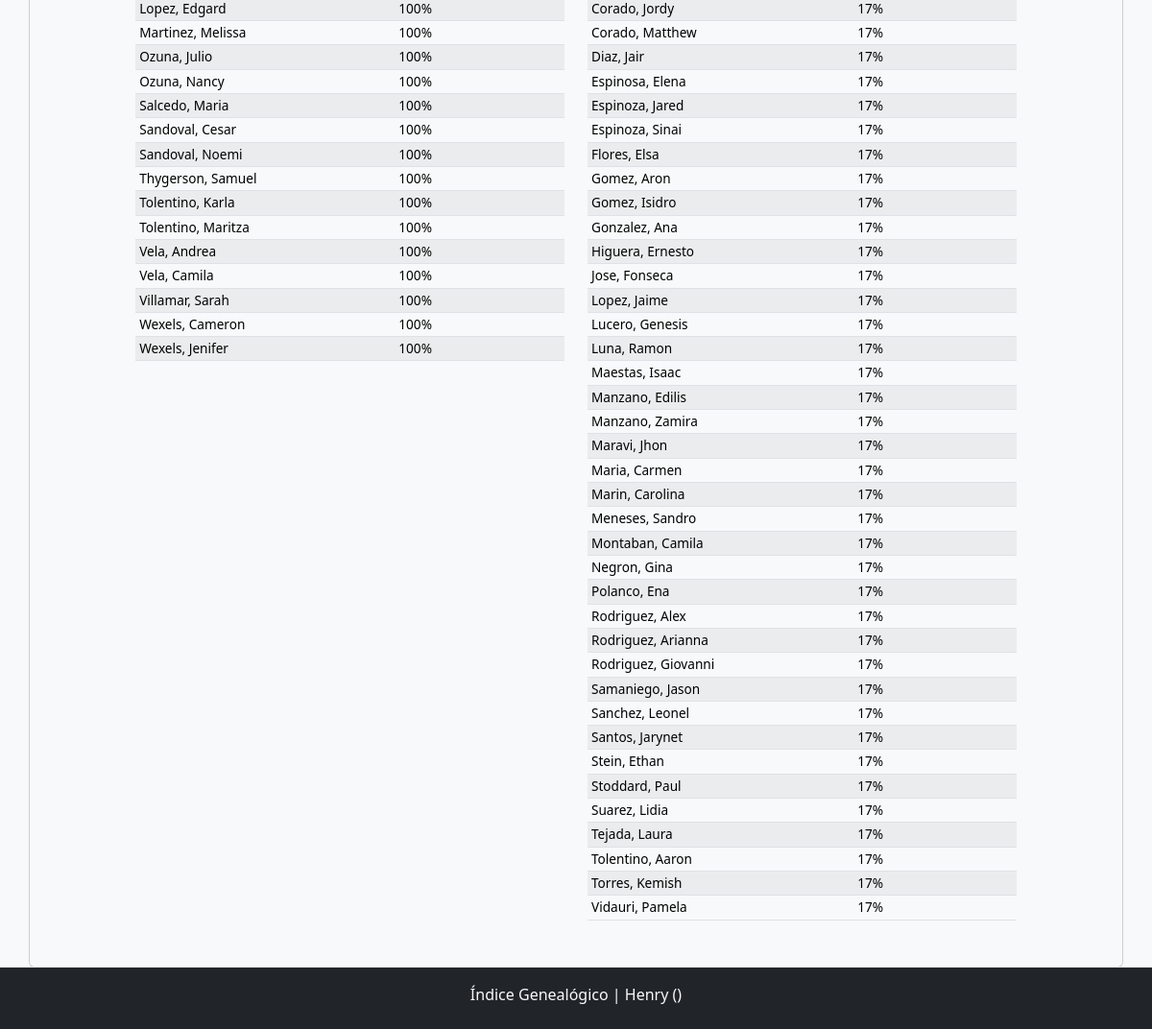
Before: /stats (signed in, lower part) with the older database file.
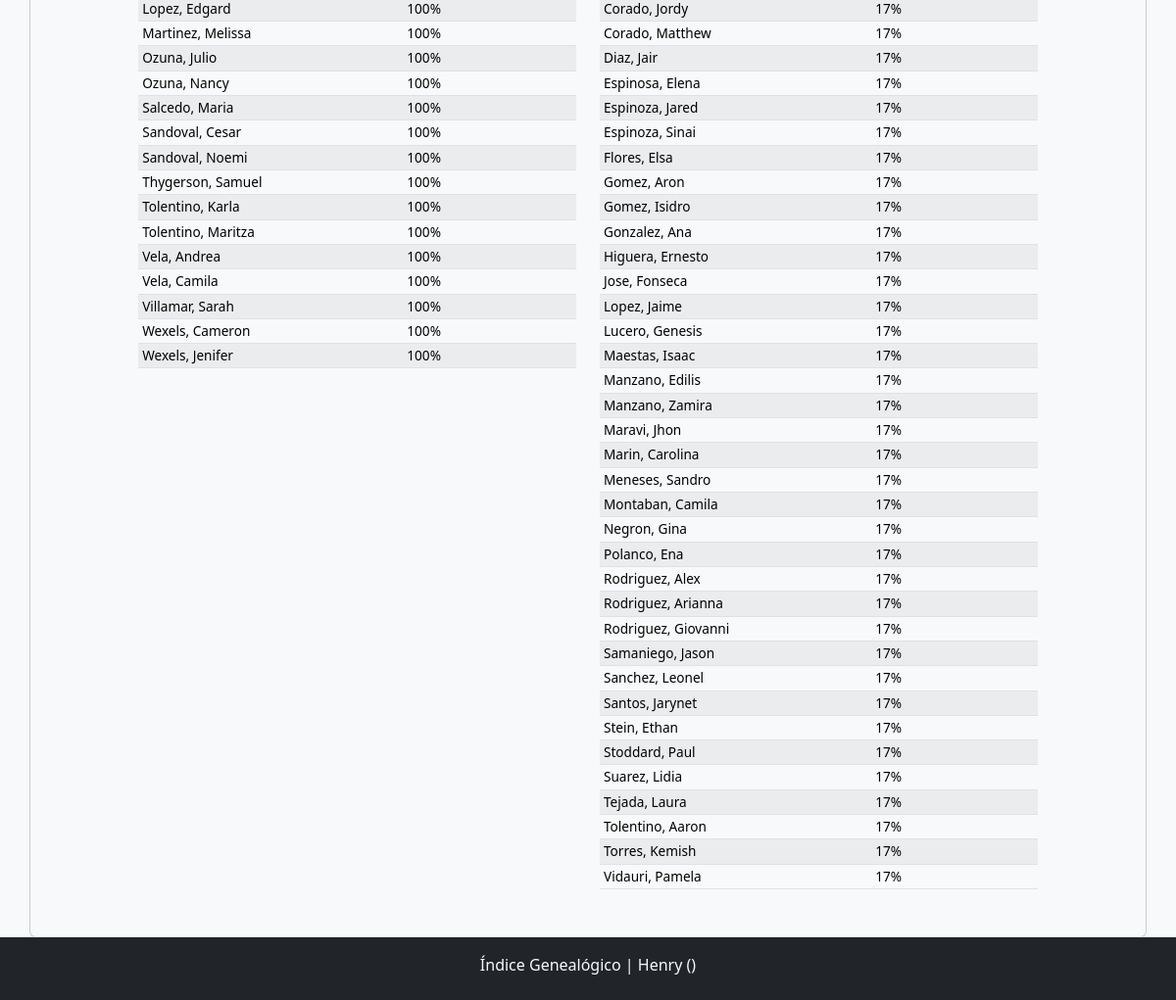
After: the same page with the newer database file.
### models.py (models this page shows, shortened)
class Attendance(db.Model):
    __tablename__ = 'attendance'
    id                  = db.Column(db.Integer, primary_key=True)
    student_name        = db.Column(db.String(50), nullable=False)
    class_id            = db.Column(db.Integer, db.ForeignKey('classes.id'), nullable=False)
    class_code          = db.Column(db.String(5), nullable=True)
    sunday_date         = db.Column(db.Date, nullable=False)
    sunday_code         = db.Column(db.String(10), nullable=True)
    submit_date         = db.Column(db.DateTime, default=lambda: datetime.now(Config.MOUNTAIN_TZ), nullable=False)
    created_by          = db.Column(db.String(15), nullable=True)
    meeting_center_id   = db.Column(db.Integer, db.ForeignKey('meeting_center.id'), nullable=False)
    fix_name            = db.Column(db.Boolean, default=False) # Nuevo campo para definir si student_name necesita cambiar
    __table_args__ = (db.UniqueConstraint('student_name', 'sunday_date', 'meeting_center_id', 'class_id', name='unique_attendance'),)

### routes.py (the view)
@bp.route('/stats')
@role_required('Owner', 'Admin')
def render_stats():
    meeting_center_id = get_meeting_center_id()
    current_year      = (datetime.now()).year
    year              = request.args.get('year', type=int, default=current_year)
    year_query  = db.session.query(func.extract('year', Attendance.sunday_date)).distinct().order_by(func.extract('year', Attendance.sunday_date))
    month_query = db.session.query(func.extract('month', Attendance.sunday_date)).distinct().order_by(func.extract('month', Attendance.sunday_date))
    class_query = db.session.query(Classes).filter(Classes.is_active == True)
    if meeting_center_id == 'all':
        meeting_center_id = None  # No aplicar filtro
    if meeting_center_id is not None:
        class_query = class_query.filter(Classes.meeting_center_id == meeting_center_id)
        year_query = year_query.filter(Attendance.meeting_center_id == meeting_center_id)
        month_query = month_query.filter(Attendance.meeting_center_id == meeting_center_id)
    available_classes = class_query.order_by(Classes.class_name).all()
    available_years   = [y[0] for y in year_query.all() if y[0] is not None]
    available_months  = [m[0] for m in month_query.all() if m[0] is not None]
    month_names       = [{"num": m, "name": _(datetime(2000, m, 1).strftime('%b'))} for m in available_months]
    students = (db.session.query(Attendance.student_name)
                .filter(Attendance.meeting_center_id == meeting_center_id)
                .distinct()
                .order_by(Attendance.student_name)
                .all())
    years = (db.session.query(func.strftime('%Y', Attendance.sunday_date).label("year"))
             .filter(Attendance.meeting_center_id == meeting_center_id)
             .distinct()
             .order_by(func.strftime('%Y', Attendance.sunday_date).desc())
             .all())
    student_attendance = (
        db.session.query(
            Attendance.student_name, func.count().label('attendance_count')
        )
        .filter(Attendance.meeting_center_id == meeting_center_id)
        .filter(func.strftime('%Y', Attendance.sunday_date) == str(year))
        .group_by(Attendance.student_name)
        .order_by(func.count().desc())  # Ordenado de mayor a menor
        .all()
    )
    if not student_attendance:
        top_students = []
        bottom_students = []
    else:
        max_count = student_attendance[0][1]
        min_count = student_attendance[-1][1]
        top_attendance = []
        for student in student_attendance:
            if len(top_attendance) >= 10 and student[1] < max_count:
                break
            top_attendance.append(student)
        top_names = {student[0] for student in top_attendance}
        bottom_attendance = []
        for student in reversed(student_attendance):
            if len(bottom_attendance) >= 10 and student[1] > min_count:
                break
            if student[0] not in top_names:
                bottom_attendance.append(student)
        if max_count == min_count:
            top_students = [{"name": student[0], "attendance_percentage": 100} for student in top_attendance]
            bottom_students = [{"name": student[0], "attendance_percentage": 100} for student in bottom_attendance]
        else:
            top_students = [
                {"name": student[0], "attendance_percentage": round((student[1] / max_count) * 100)}
                for student in top_attendance
            ]
            bottom_students = sorted(
                [
                    {"name": student[0], "attendance_percentage": round((student[1] / max_count) * 100)}
                    for student in bottom_attendance
                ],
                key=lambda x: x["name"],  # Ordenar por nombre
                reverse=False  # Ascendente
            )
    student_names = [student[0] for student in students]
    years         = [year[0] for year in years]
    return render_template('stats.html',
                           available_years   = available_years ,
                           available_months  = month_names ,
                           available_classes = available_classes ,
                           students          = student_names ,
                           years             = years ,
                           meeting_center_id = meeting_center_id ,
                           top_students      = top_students ,
                           disable_year      = len(available_years) == 1,
                           bottom_students   = bottom_students ,
                           current_year      = current_year)

### app.py (called while the page is built)
def get_locale():
    lang = request.args.get('lang')
    if lang and lang in Config.LANGUAGES:
        session['lang'] = lang  # Guarda el idioma en la sesión
        return lang
    if 'lang' in session and session['lang'] in Config.LANGUAGES:
        return session['lang']
    return request.accept_languages.best_match(Config.LANGUAGES)

def create_app():
    app = Flask(__name__)
    app.config.from_object(Config)
    db.init_app(app)
    Migrate(app, db)
    babel = Babel(app, locale_selector=get_locale)
    app.register_blueprint(routes_blueprint)
    @app.context_processor
    def inject_utilities():
        return {
            'get_locale': get_locale,
            'format_datetime': format_datetime,  # Asegura que esté disponible en las plantillas
        }
    return app

### models.py (called while the page is built)
    @property
    def translated_name(self):
        return _(self.class_name)  # Devuelve el nombre traducido

### routes.py (called while the page is built)
@bp.before_request
def load_user():
    user_id = session.get('user_id')
    if user_id:
        g.user = User.query.get(user_id)  # Asumiendo que tienes un modelo `User`
    else:
        g.user = None

### utils.py (called while the page is built)
def role_required(*roles):
    def decorator(f):
        @wraps(f)
        def decorated_function(*args, **kwargs):
            if g.user is None:  # Si no está autenticado, lo redirigimos a login
                return redirect(url_for('routes.login', next=request.url))
            user_role = session.get('role')  # Suponiendo que el rol se almacena en la sesión
            if user_role not in roles:
                flash(_('You do not have permission to perform this action.'), 'danger')
                return redirect(url_for('routes.login'))  # O podrías redirigir a otra página
            return f(*args, **kwargs)
        return decorated_function
    return decorator

def get_meeting_center_id():
    if session.get('role') == 'Owner':
        return session.get('meeting_center_id', 'all')  # 'all' si no está definido
    return session.get('meeting_center_id')  # Para otros roles

### templates/stats.html (shortened to what this page needs)
{% extends "layout.html" %}
{% block content %}
<div class="card mb-3 p-3">
    <div class="row justify-content-center mb-3">
        <div class="col-md-5">
            <table class="table table-striped table-sm" data-show-columns="true" data-search="true"
                data-mobile-responsive="true" data-check-on-init="true">
                <tbody id="topStudentsTable">
                    {% for student in top_students %}
                    <tr>
                        <td>{{ student.name }}</td>
                        <td>{{ student.attendance_percentage }}%</td>
                    </tr>
                    {% endfor %}
                </tbody>
            </table>
        </div>
        <div class="col-md-5">
            <table class="table table-striped table-sm">
                <tbody id="bottomStudentsTable">
                    {% for student in bottom_students %}
                    <tr>
                        <td>{{ student.name }}</td>
                        <td>{{ student.attendance_percentage }}%</td>
                    </tr>
                    {% endfor %}
                </tbody>
            </table>
        </div>
    </div>
</div>
{% endblock %}

### templates/layout.html (shortened to what this page needs)
<!DOCTYPE html>
<html lang="en">
<head>
    {% include 'partials/head.html' %}
</head>
<body class="{{ 'logged-in' if session['user_id'] else '' }}">
    <main  class="pb-5">
        <div class="container">
            <div class="row">
                {% block content %} {% endblock %}
            </div>
        </div>
    </main>
    {% if session['user_id'] %}
    <footer>
        {% include 'partials/footer.html' %}
    </footer>
    {% endif %}
</body>
</html>

### templates/partials/head.html (shortened to what this page needs)
<link href="https://cdn.jsdelivr.net/npm/bootstrap@5.3.3/dist/css/bootstrap.min.css" rel="stylesheet">
<link rel="stylesheet" href="https://use.fontawesome.com/releases/v5.8.2/css/all.css"/>
<link rel="stylesheet" href="{{ url_for('static', filename='/css/styles.css') }}"/>
<link rel="stylesheet" href="https://cdn.jsdelivr.net/npm/bootstrap-icons@1.11.3/font/bootstrap-icons.min.css">

### templates/partials/footer.html (shortened to what this page needs)
<footer class="footer bg-dark text-center text-lg-start fixed-bottom mt-5 border-top py-2 d-none d-sm-block">
    <div class="text-center text-light">
        <p class="text-light pt-2"> Índice Genealógico |
            <span id="meetingCenterInfo">
                {% if session['user_id'] %}
                    {{ session['meeting_center_name'] }} ({{ session['meeting_center_number']}})
                {% else %}
                    Please log in.
                {% endif %}
            </span>
        </p>
    </div>
</footer>

### static/css/styles.css (style rules this page uses)
body { display: flex; min-height: 100vh; flex-direction: column; }
main { flex: 1; }
[data-bs-theme="light"] { --bs-body-bg: #f8f9fa; --bs-body-color: #212529; --bs-link-color: #0d6efd; --bs-border-color: #dee2e6; --bs-btn-bg: #e9ecef; --bs-btn-hover-bg: #d6d8db; }
table { font-size: 0.85rem; }
table th, table td { padding: 4px 8px; line-height: 1.2; vertical-align: middle; }

Changed rows visible on the page:
removed Attendance: name "Luna, Ramon", attendance_percentage "17"
removed Attendance: name "Maria, Carmen", attendance_percentage "17"
